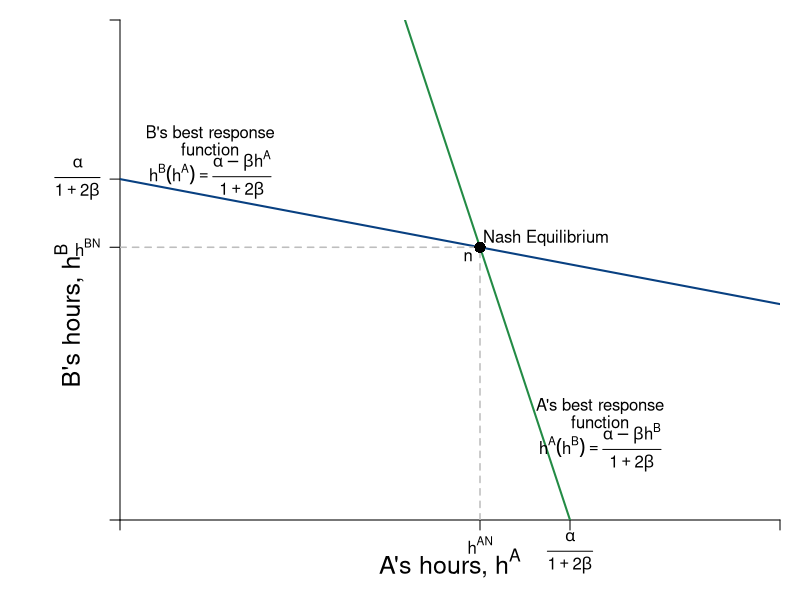

The R source for this figure:
require(shape)
pdf(file = "coordination_failures/coord_brfs_only_cournot/coord_brfs_only_cournot.pdf", width = 9, height = 7)

#Set parameters for graphics
axislabelsize <- 1.5
graphlinewidth <- 2
segmentlinewidth <- 1.5

COL <- c("#7fc97f", "#beaed4", "#fdc086", "#ffff99", "#386cb0", "#f0027f", "#bf5b17", "#666666")
COLA <- c("#99d8c9","#66c2a4","#41ae76", "#238b45", "#005824")
COLB <- c("#4eb3d3", "#2b8cbe", "#0868ac","#084081")

par(mar =  c(4, 6, 1, 1))

uA <- function(ea, eb, alpha = 30, beta = 1/2) {
  (alpha - beta*(ea+eb))*ea - 0.5*(ea)^2
}

uB <- function(ea, eb, alpha = 30, beta = 1/2) {
  (alpha - beta*(ea+eb))*eb - 0.5*(eb)^2
}

brfB <- function(ea, alpha = 30, beta = 1/2) {
  (alpha - beta*ea)/(1 + 2*beta)
}

brfA <- function(ea, alpha = 30, beta = 1/2) {
  (alpha - ea*(1 + 2*beta))/(beta)
}

brfPE <- function(ea, alpha = 30, beta = 1/8) {
  alpha*(1 - beta*ea)
}

hANE <- function(alpha, beta = 1/2){
  alpha/(1 + 3*beta)
}

intercept1 <- function(alpha, beta = 1/2){
  alpha/(1 + 2*beta)
}

xlims <- c(0, 22)
ylims <- c(0, 22)

npts <- 501 

plot(0, 0, xlim = xlims, ylim = ylims, type = "n",
     xlab = expression(paste("")),
     ylab = expression(paste("")), 
     xaxt = "n", 
     yaxt = "n", 
     cex.lab = axislabelsize, 
     bty = "n",
     xaxs="i", 
     yaxs="i")

ticksy <- c(0, hANE(alpha = 30), intercept1(alpha = 30), ylims[2])
ylabels <- c(NA,  expression(paste(h^{BN})), expression(paste(frac(alpha, 1 + 2*beta))), NA)
ticksx <- c(0, hANE(alpha = 30), intercept1(alpha = 30), xlims[2])
xlabels <- c(NA, expression(paste(h^{AN})), expression(paste(frac(alpha, 1 + 2*beta))), NA)

axis(1, at = ticksx,  pos = 0, labels = FALSE)
text(x = c(0, hANE(alpha = 30), intercept1(alpha = 30), xlims[2]), par("usr")[3] - 0.4, labels = xlabels, srt = 0, pos = 1, xpd = TRUE)

axis(2, at = ticksy, pos = 0, labels = ylabels, las = 1)

npts <- 500 
xx1 <- seq(xlims[1], xlims[2], length.out = npts)
xx2 <- seq(9.4, 10.55, length.out = npts)


lines(xx1, brfA(xx1, alpha = 30, beta = 1/2), col = COLA[4], lwd = graphlinewidth)
lines(xx1, brfB(xx1, alpha = 30, beta = 1/2), col = COLB[4], lwd = graphlinewidth)


text(0.5*xlims[2], -1.9, expression(paste("A's hours, ", h^A)), xpd = TRUE, cex = axislabelsize)
text(-1.7, 9, expression(paste("B's hours, ", h^B)), xpd = TRUE, cex = axislabelsize, srt = 90) 


segments(0, 12, 12, 12, lty = 2, col = "gray" , lwd = segmentlinewidth)
segments(12, 0, 12, 12, lty = 2, col = "gray" , lwd = segmentlinewidth)


#Label Nash Equilibrium 
points(hANE(alpha = 30), hANE(alpha = 30), pch = 16, col = "black", cex = 1.5)
text(hANE(alpha = 30) + 2.2, hANE(alpha = 30) + 0.4, expression(paste("Nash Equilibrium")))
text(hANE(alpha = 30) - 0.4, hANE(alpha = 30) - 0.4, expression(paste(n)))


#B's brf
text(3, 17, expression(paste("B's best response")))
text(3, 16.3, expression(paste("function")))
text(3, 15.2, expression(paste(h^B*(h^A) == frac(alpha - beta*h^A, 1 + 2*beta) )))

#A's brf
text(16, 5, expression(paste("A's best response")))
text(16, 4.3, expression(paste("function")))
text(16, 3.2, expression(paste(h^A*(h^B) == frac(alpha - beta*h^B, 1 + 2*beta) )))


dev.off()
